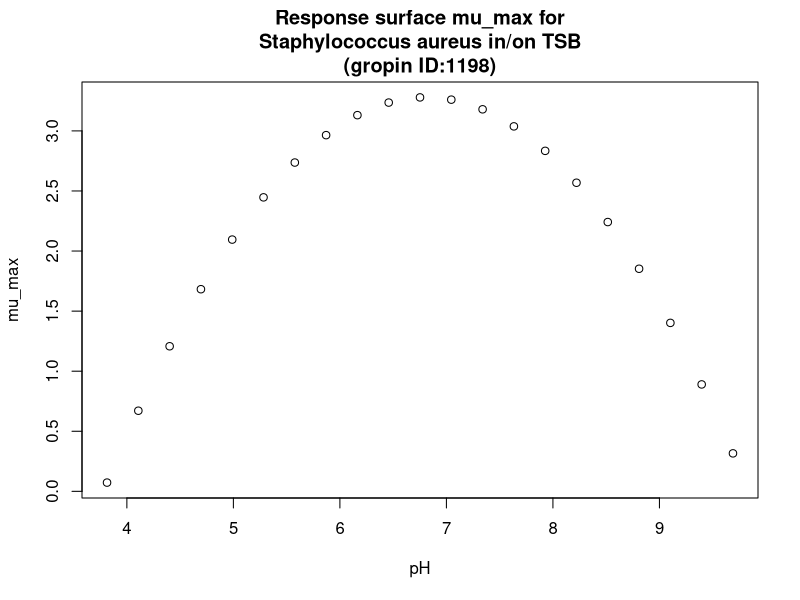

Recreate this plot in R.
#############################
# start of Parameter script
#############################
pH <- seq(3.81381,9.69030969030969,length.out=21)
#############################
# end of Parameter script
#############################
############################# 
# start of Model script Gropin ID 1198 
#############################
 
# constant coefficients for this model
 
variables <- data.frame(pH)
argumentsPar <- expand.grid(variables)
 
# heart of the model
response_surface <- function(pH) {
   mumax <-3.28*(pH-9.84)*((pH-3.78)^2)/((6.81-3.78)*((6.81-3.78)*(pH-6.81)-(6.81-9.84)*(6.81+3.78-2*pH)))

return(mumax=mumax)
} 

# output parameters
mumax <- cbind(argumentsPar,response_surface(argumentsPar['pH']))
colnames(mumax) <- c(colnames(argumentsPar),'mumax')
#############################
# End of Model script
#############################
############################# 
# start of Visualisation script Gropin ID 1198 
#############################
plot(pH,mumax$mumax,
                          xlab='pH',
                          ylab='mu_max',main='Response surface mu_max for
Staphylococcus aureus in/on TSB
(gropin ID:1198)')
#############################
# End of Visualisation script
#############################
